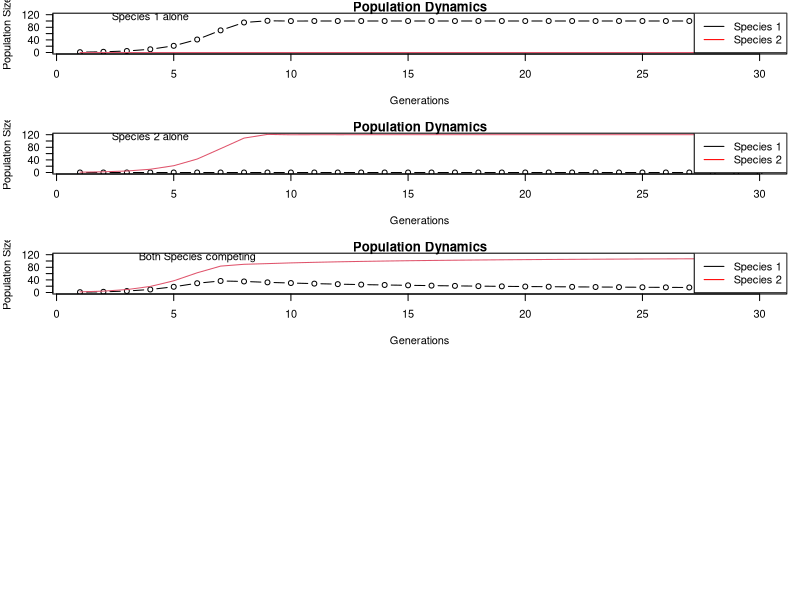

This chart was generated by the following R code: (Note: this script raises an error after producing the figure.)
############################################
###
############################################
library(ggplot2)
library(gganimate)
library(reshape2)
rm(list=ls())

################
### create dir
gif_dir<- "C://ocean5098//06-gif_practice"
if (dir.exists(gif_dir) == FALSE)
{
  dir.create(gif_dir)
}
################
### Define the growth function
grow <- function(start_1, start_2) {
  num_gen <- 30  # Number of generations
  N1 <- numeric(num_gen)  # Initialize N1
  N2 <- numeric(num_gen)  # Initialize N2
  generation <- 1:num_gen  # Generation labels
  growth.rate <- 1.2  # Growth rate
  K1 <- 100  # Carrying capacity for species 1
  K2 <- 120  # Carrying capacity for species 2
  a12 <- 0.8  # Competition coefficient for sqecies 1
  a21 <- 0.8  # Competition coefficient for sqecies 2
  
  N1[1] <- start_1  # Initialize population of species 1
  N2[1] <- start_2  # Initialize population of species 2
  
  for (i in 2:num_gen) {
    N1[i] <- N1[i-1] + (growth.rate * N1[i-1] * (K1 - N1[i-1] - (a12 * N2[i-1])) / K1)
    N2[i] <- N2[i-1] + (growth.rate * N2[i-1] * (K2 - N2[i-1] - (a21 * N1[i-1])) / K2)
  }
  # plot
  plot(generation, N1, type = "b", ylim = c(0, max(K1, K2)), ylab = "Population Size", xlab = "Generations", main = "Population Dynamics")
  lines(generation, N2, col = 2)  # Add species 2's curve
  legend("topright", legend = c("Species 1", "Species 2"), col = c("black", "red"), lty = 1)
}
#dev.new(width = 10, height = 7) # there is no need here
par(mar=c(5,4,1,1),mfrow=c(5,1),las=1)
grow(1,0)
text(4,110,"Species 1 alone")
grow(0,1)
text(4,110,"Species 2 alone")
grow(1,2)
text(6,110,"Both Species competing")

############################################
### make anime
############################################
### Define the growth function
grow <- function(start_1, start_2) {
  num_gen <- 30  # Number of generations
  N1 <- numeric(num_gen)  # Initialize N1
  N2 <- numeric(num_gen)  # Initialize N2
  generation <- 1:num_gen  # Generation labels
  growth.rate <- 1.2  # Growth rate
  K1 <- 100  # Carrying capacity for species 1
  K2 <- 120  # Carrying capacity for species 2
  a12 <- 0.8  # Competition coefficient for sqecies 1
  a21 <- 0.8  # Competition coefficient for sqecies 2
  
  N1[1] <- start_1  # Initialize population of species 1
  N2[1] <- start_2  # Initialize population of species 2
  
  for (i in 2:num_gen) {
    N1[i] <- N1[i-1] + (growth.rate * N1[i-1] * (K1 - N1[i-1] - (a12 * N2[i-1])) / K1)
    N2[i] <- N2[i-1] + (growth.rate * N2[i-1] * (K2 - N2[i-1] - (a21 * N1[i-1])) / K2)
  }
  
  # return
  return(data.frame(Generation = 1:num_gen, N1 = N1, N2 = N2))
}

# Collect data for different scenarios
data_alone1 <- grow(10, 0)
data_alone2 <- grow(0, 10)
data_competing <- grow(10, 10)

# Combine data into one data frame
data_alone1$Scenario <- "S1" # Species 1 Alone
data_alone2$Scenario <- "S2" # Species 2 Alone
data_competing$Scenario <- "Both" # Both Species Competing

# Combine all scenarios into one data frame
combined_data <- rbind(data_alone1, data_alone2, data_competing)

# Reshape for ggplot
data_long <- melt(combined_data, id.vars = c("Generation", "Scenario"), 
                  variable.name = "Species", 
                  value.name = "Population")

# Create the animation
p <- ggplot(data_long, aes(x = Generation, y = Population, color = Species)) +
  geom_point(size = 1.2) + # not sure what you are looking for your animation but points make more sense in my opinion 
  labs(title = 'Population Dynamics: {frame_time}', 
       x = 'Generations', 
       y = 'Population Size') +
  transition_time(Generation) +
  shadow_wake(wake_length =0.8, alpha = FALSE) +
  ease_aes('linear') +
  facet_wrap(~ Scenario) +  # Create separate plots for each scenario
  theme_minimal() + 
  scale_color_manual(values = c("blue", "red"), labels = c("Species 1", "Species 2"))

# Save the animation as a GIF
# you object p is already a gif
# to save it in your wd, simply use
# anim_save("my animation.gif", p)
gif_path<- paste0(gif_dir,"//" ,"my animation.gif")
anim_save(gif_path, p)

# in your Rmarkdown you may have a problem displaying p
# you can use: 

# ```{r, echo=FALSE, fig.align='center', fig.cap="Iris species data collection", out.width = '100%'}
# knitr::include_graphics("my animation.gif")
# ```
